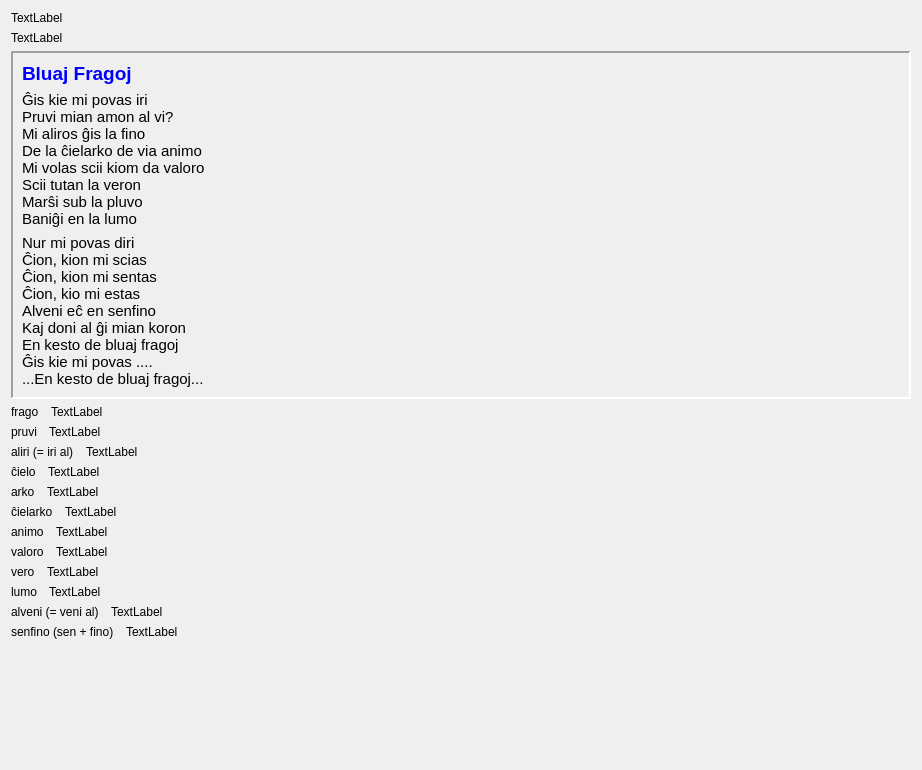
         <widget class="QWidget" name="scrollAreaWidgetContents_8">
          <property name="geometry">
           <rect>
            <x>0</x>
            <y>0</y>
            <width>922</width>
            <height>770</height>
           </rect>
          </property>
          <layout class="QVBoxLayout" name="verticalLayout_11">
           <item>
            <widget class="titolo" name="Lec12_Label52">
             <property name="text">
              <string>TextLabel</string>
             </property>
            </widget>
           </item>
           <item>
            <widget class="QLabel" name="Lec12_Label53">
             <property name="text">
              <string>TextLabel</string>
             </property>
             <property name="wordWrap">
              <bool>true</bool>
             </property>
            </widget>
           </item>
           <item>
            <widget class="QFrame" name="frame">
             <property name="sizePolicy">
              <sizepolicy hsizetype="Preferred" vsizetype="Expanding">
               <horstretch>0</horstretch>
               <verstretch>0</verstretch>
              </sizepolicy>
             </property>
             <property name="frameShape">
              <enum>QFrame::Panel</enum>
             </property>
             <property name="frameShadow">
              <enum>QFrame::Sunken</enum>
             </property>
             <property name="lineWidth">
              <number>2</number>
             </property>
             <property name="tipo" stdset="0">
              <string>markebla</string>
             </property>
             <layout class="QVBoxLayout" name="verticalLayout_14">
              <item>
               <widget class="QLabel" name="label">
                <property name="font">
                 <font>
                  <pointsize>-1</pointsize>
                  <weight>75</weight>
                  <bold>true</bold>
                 </font>
                </property>
                <property name="styleSheet">
                 <string notr="true">color: blue;
font-size: 18px;
font-weight: bold;</string>
                </property>
                <property name="text">
                 <string>&lt;!DOCTYPE HTML PUBLIC &quot;-//W3C//DTD HTML 4.0//EN&quot; &quot;http://www.w3.org/TR/REC-html40/strict.dtd&quot;&gt;
&lt;html&gt;&lt;head&gt;&lt;meta name=&quot;qrichtext&quot; content=&quot;1&quot; /&gt;&lt;style type=&quot;text/css&quot;&gt;
p, li { white-space: pre-wrap; }
&lt;/style&gt;&lt;/head&gt;&lt;body style=&quot; font-family:'Arial'; font-size:19px; font-weight:600; font-style:normal;&quot;&gt;
&lt;p style=&quot; margin-top:0px; margin-bottom:0px; margin-left:0px; margin-right:0px; -qt-block-indent:0; text-indent:0px;&quot;&gt;Bluaj Fragoj&lt;/p&gt;&lt;/body&gt;&lt;/html&gt;</string>
                </property>
                <property name="alignment">
                 <set>Qt::AlignLeading|Qt::AlignLeft|Qt::AlignVCenter</set>
                </property>
               </widget>
              </item>
              <item>
               <widget class="QLabel" name="label_16">
                <property name="sizePolicy">
                 <sizepolicy hsizetype="Preferred" vsizetype="Preferred">
                  <horstretch>0</horstretch>
                  <verstretch>0</verstretch>
                 </sizepolicy>
                </property>
                <property name="font">
                 <font>
                  <family>Arial</family>
                  <pointsize>11</pointsize>
                 </font>
                </property>
                <property name="text">
                 <string>Ĝis kie mi povas iri
Pruvi mian amon al vi?
Mi aliros ĝis la fino
De la ĉielarko de via animo
Mi volas scii kiom da valoro
Scii tutan la veron
Marŝi sub la pluvo
Baniĝi en la lumo</string>
                </property>
                <property name="alignment">
                 <set>Qt::AlignLeading|Qt::AlignLeft|Qt::AlignTop</set>
                </property>
                <property name="lingvo" stdset="0">
                 <string>eo</string>
                </property>
               </widget>
              </item>
              <item>
               <widget class="QLabel" name="label_17">
                <property name="sizePolicy">
                 <sizepolicy hsizetype="Preferred" vsizetype="Preferred">
                  <horstretch>0</horstretch>
                  <verstretch>0</verstretch>
                 </sizepolicy>
                </property>
                <property name="font">
                 <font>
                  <family>Arial</family>
                  <pointsize>11</pointsize>
                 </font>
                </property>
                <property name="text">
                 <string>Nur mi povas diri
Ĉion, kion mi scias
Ĉion, kion mi sentas
Ĉion, kio mi estas
Alveni eĉ en senfino
Kaj doni al ĝi mian koron
En kesto de bluaj fragoj
Ĝis kie mi povas ....
...En kesto de bluaj fragoj...</string>
                </property>
                <property name="alignment">
                 <set>Qt::AlignLeading|Qt::AlignLeft|Qt::AlignTop</set>
                </property>
                <property name="lingvo" stdset="0">
                 <string>eo</string>
                </property>
               </widget>
              </item>
             </layout>
            </widget>
           </item>
           <item>
            <layout class="QHBoxLayout" name="horizontalLayout_5">
             <property name="spacing">
              <number>12</number>
             </property>
             <item>
              <widget class="neklakebla_nova" name="pushButton">
               <property name="text">
                <string>frago</string>
               </property>
              </widget>
             </item>
             <item>
              <widget class="QLabel" name="Lec12_Label54">
               <property name="sizePolicy">
                <sizepolicy hsizetype="Expanding" vsizetype="Preferred">
                 <horstretch>0</horstretch>
                 <verstretch>0</verstretch>
                </sizepolicy>
               </property>
               <property name="text">
                <string>TextLabel</string>
               </property>
               <property name="wordWrap">
                <bool>true</bool>
               </property>
              </widget>
             </item>
            </layout>
           </item>
           <item>
            <layout class="QHBoxLayout" name="horizontalLayout_6">
             <property name="spacing">
              <number>12</number>
             </property>
             <item>
              <widget class="neklakebla_nova" name="pushButton_2">
               <property name="text">
                <string>pruvi</string>
               </property>
              </widget>
             </item>
             <item>
              <widget class="QLabel" name="Lec12_Label55">
               <property name="sizePolicy">
                <sizepolicy hsizetype="Expanding" vsizetype="Preferred">
                 <horstretch>0</horstretch>
                 <verstretch>0</verstretch>
                </sizepolicy>
               </property>
               <property name="text">
                <string>TextLabel</string>
               </property>
               <property name="wordWrap">
                <bool>true</bool>
               </property>
              </widget>
             </item>
            </layout>
           </item>
           <item>
            <layout class="QHBoxLayout" name="horizontalLayout_7">
             <property name="spacing">
              <number>12</number>
             </property>
             <item>
              <widget class="neklakebla_nova" name="pushButton_3">
               <property name="sizePolicy">
                <sizepolicy hsizetype="Preferred" vsizetype="Preferred">
                 <horstretch>0</horstretch>
                 <verstretch>0</verstretch>
                </sizepolicy>
               </property>
               <property name="text">
                <string>aliri (= iri al)</string>
               </property>
              </widget>
             </item>
             <item>
              <widget class="QLabel" name="Lec12_Label56">
               <property name="sizePolicy">
                <sizepolicy hsizetype="Expanding" vsizetype="Preferred">
                 <horstretch>0</horstretch>
                 <verstretch>0</verstretch>
                </sizepolicy>
               </property>
               <property name="text">
                <string>TextLabel</string>
               </property>
               <property name="wordWrap">
                <bool>true</bool>
               </property>
              </widget>
             </item>
            </layout>
           </item>
           <item>
            <layout class="QHBoxLayout" name="horizontalLayout_8">
             <property name="spacing">
              <number>12</number>
             </property>
             <item>
              <widget class="neklakebla_nova" name="pushButton_4">
               <property name="text">
                <string>ĉielo</string>
               </property>
              </widget>
             </item>
             <item>
              <widget class="QLabel" name="Lec12_Label57">
               <property name="sizePolicy">
                <sizepolicy hsizetype="Expanding" vsizetype="Preferred">
                 <horstretch>0</horstretch>
                 <verstretch>0</verstretch>
                </sizepolicy>
               </property>
               <property name="text">
                <string>TextLabel</string>
               </property>
               <property name="wordWrap">
                <bool>true</bool>
               </property>
              </widget>
             </item>
            </layout>
           </item>
           <item>
            <layout class="QHBoxLayout" name="horizontalLayout_9">
             <property name="spacing">
              <number>12</number>
             </property>
             <item>
              <widget class="neklakebla_nova" name="pushButton_5">
               <property name="text">
                <string>arko</string>
               </property>
              </widget>
             </item>
             <item>
              <widget class="QLabel" name="Lec12_Label58">
               <property name="sizePolicy">
                <sizepolicy hsizetype="Expanding" vsizetype="Preferred">
                 <horstretch>0</horstretch>
                 <verstretch>0</verstretch>
                </sizepolicy>
               </property>
               <property name="text">
                <string>TextLabel</string>
               </property>
               <property name="wordWrap">
                <bool>true</bool>
               </property>
              </widget>
             </item>
            </layout>
           </item>
           <item>
            <layout class="QHBoxLayout" name="horizontalLayout_10">
             <property name="spacing">
              <number>12</number>
             </property>
             <item>
              <widget class="neklakebla_nova" name="pushButton_6">
               <property name="text">
                <string>ĉielarko</string>
               </property>
              </widget>
             </item>
             <item>
              <widget class="QLabel" name="Lec12_Label59">
               <property name="sizePolicy">
                <sizepolicy hsizetype="Expanding" vsizetype="Preferred">
                 <horstretch>0</horstretch>
                 <verstretch>0</verstretch>
                </sizepolicy>
               </property>
               <property name="text">
                <string>TextLabel</string>
               </property>
               <property name="wordWrap">
                <bool>true</bool>
               </property>
              </widget>
             </item>
            </layout>
           </item>
           <item>
            <layout class="QHBoxLayout" name="horizontalLayout_11">
             <property name="spacing">
              <number>12</number>
             </property>
             <item>
              <widget class="neklakebla_nova" name="pushButton_7">
               <property name="text">
                <string>animo</string>
               </property>
              </widget>
             </item>
             <item>
              <widget class="QLabel" name="Lec12_Label60">
               <property name="sizePolicy">
                <sizepolicy hsizetype="Expanding" vsizetype="Preferred">
                 <horstretch>0</horstretch>
                 <verstretch>0</verstretch>
                </sizepolicy>
               </property>
               <property name="text">
                <string>TextLabel</string>
               </property>
               <property name="wordWrap">
                <bool>true</bool>
               </property>
              </widget>
             </item>
            </layout>
           </item>
           <item>
            <layout class="QHBoxLayout" name="horizontalLayout_12">
             <property name="spacing">
              <number>12</number>
             </property>
             <item>
              <widget class="neklakebla_nova" name="pushButton_8">
               <property name="text">
                <string>valoro</string>
               </property>
              </widget>
             </item>
             <item>
              <widget class="QLabel" name="Lec12_Label61">
               <property name="sizePolicy">
                <sizepolicy hsizetype="Expanding" vsizetype="Preferred">
                 <horstretch>0</horstretch>
                 <verstretch>0</verstretch>
                </sizepolicy>
               </property>
               <property name="text">
                <string>TextLabel</string>
               </property>
               <property name="wordWrap">
                <bool>true</bool>
               </property>
              </widget>
             </item>
            </layout>
           </item>
           <item>
            <layout class="QHBoxLayout" name="horizontalLayout_13">
             <property name="spacing">
              <number>12</number>
             </property>
             <item>
              <widget class="neklakebla_nova" name="pushButton_9">
               <property name="text">
                <string>vero</string>
               </property>
              </widget>
             </item>
             <item>
              <widget class="QLabel" name="Lec12_Label62">
               <property name="sizePolicy">
                <sizepolicy hsizetype="Expanding" vsizetype="Preferred">
                 <horstretch>0</horstretch>
                 <verstretch>0</verstretch>
                </sizepolicy>
               </property>
               <property name="text">
                <string>TextLabel</string>
               </property>
               <property name="wordWrap">
                <bool>true</bool>
               </property>
              </widget>
             </item>
            </layout>
           </item>
           <item>
            <layout class="QHBoxLayout" name="horizontalLayout_14">
             <property name="spacing">
              <number>12</number>
             </property>
             <item>
              <widget class="neklakebla_nova" name="pushButton_10">
               <property name="text">
                <string>lumo</string>
               </property>
              </widget>
             </item>
             <item>
              <widget class="QLabel" name="Lec12_Label63">
               <property name="sizePolicy">
                <sizepolicy hsizetype="Expanding" vsizetype="Preferred">
                 <horstretch>0</horstretch>
                 <verstretch>0</verstretch>
                </sizepolicy>
               </property>
               <property name="text">
                <string>TextLabel</string>
               </property>
               <property name="wordWrap">
                <bool>true</bool>
               </property>
              </widget>
             </item>
            </layout>
           </item>
           <item>
            <layout class="QHBoxLayout" name="horizontalLayout_15">
             <property name="spacing">
              <number>12</number>
             </property>
             <item>
              <widget class="neklakebla_nova" name="pushButton_11">
               <property name="text">
                <string>alveni (= veni al)</string>
               </property>
              </widget>
             </item>
             <item>
              <widget class="QLabel" name="Lec12_Label65">
               <property name="sizePolicy">
                <sizepolicy hsizetype="Expanding" vsizetype="Preferred">
                 <horstretch>0</horstretch>
                 <verstretch>0</verstretch>
                </sizepolicy>
               </property>
               <property name="text">
                <string>TextLabel</string>
               </property>
               <property name="wordWrap">
                <bool>true</bool>
               </property>
              </widget>
             </item>
            </layout>
           </item>
           <item>
            <layout class="QHBoxLayout" name="horizontalLayout_16">
             <property name="spacing">
              <number>12</number>
             </property>
             <item>
              <widget class="neklakebla_nova" name="pushButton_12">
               <property name="sizePolicy">
                <sizepolicy hsizetype="Preferred" vsizetype="Preferred">
                 <horstretch>0</horstretch>
                 <verstretch>0</verstretch>
                </sizepolicy>
               </property>
               <property name="text">
                <string>senfino (sen + fino)</string>
               </property>
              </widget>
             </item>
             <item>
              <widget class="QLabel" name="Lec12_Label64">
               <property name="sizePolicy">
                <sizepolicy hsizetype="Expanding" vsizetype="Preferred">
                 <horstretch>0</horstretch>
                 <verstretch>0</verstretch>
                </sizepolicy>
               </property>
               <property name="text">
                <string>TextLabel</string>
               </property>
               <property name="wordWrap">
                <bool>true</bool>
               </property>
              </widget>
             </item>
            </layout>
           </item>
           <item>
            <spacer name="verticalSpacer_11">
             <property name="orientation">
              <enum>Qt::Vertical</enum>
             </property>
             <property name="sizeHint" stdset="0">
              <size>
               <width>20</width>
               <height>40</height>
              </size>
             </property>
            </spacer>
           </item>
          </layout>
         </widget>
